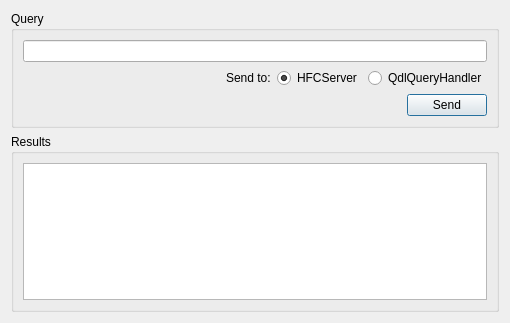
<?xml version="1.0" encoding="UTF-8"?>
<ui version="4.0">
 <class>DefaultTesterDialog</class>
 <widget class="QDialog" name="DefaultTesterDialog">
  <property name="geometry">
   <rect>
    <x>0</x>
    <y>0</y>
    <width>510</width>
    <height>323</height>
   </rect>
  </property>
  <property name="windowTitle">
   <string>DefaultTester</string>
  </property>
  <layout class="QVBoxLayout" name="verticalLayout">
   <item>
    <widget class="QGroupBox" name="groupBox">
     <property name="title">
      <string>Query</string>
     </property>
     <layout class="QVBoxLayout" name="verticalLayout_2">
      <item>
       <widget class="QLineEdit" name="queryLineEdit"/>
      </item>
      <item>
       <layout class="QHBoxLayout" name="horizontalLayout">
        <item>
         <spacer name="horizontalSpacer">
          <property name="orientation">
           <enum>Qt::Horizontal</enum>
          </property>
          <property name="sizeHint" stdset="0">
           <size>
            <width>40</width>
            <height>20</height>
           </size>
          </property>
         </spacer>
        </item>
        <item>
         <widget class="QLabel" name="label">
          <property name="text">
           <string>Send to:</string>
          </property>
         </widget>
        </item>
        <item>
         <widget class="QRadioButton" name="hfcServerRadioButton">
          <property name="text">
           <string>HFCServer</string>
          </property>
          <property name="checked">
           <bool>true</bool>
          </property>
         </widget>
        </item>
        <item>
         <widget class="QRadioButton" name="qdlQueryHandlerRadioButton">
          <property name="text">
           <string>QdlQueryHandler</string>
          </property>
         </widget>
        </item>
       </layout>
      </item>
      <item>
       <layout class="QHBoxLayout" name="horizontalLayout_2">
        <item>
         <spacer name="horizontalSpacer_2">
          <property name="orientation">
           <enum>Qt::Horizontal</enum>
          </property>
          <property name="sizeHint" stdset="0">
           <size>
            <width>40</width>
            <height>20</height>
           </size>
          </property>
         </spacer>
        </item>
        <item>
         <widget class="QPushButton" name="sendPushButton">
          <property name="text">
           <string>Send</string>
          </property>
         </widget>
        </item>
       </layout>
      </item>
     </layout>
    </widget>
   </item>
   <item>
    <widget class="QGroupBox" name="groupBox_2">
     <property name="title">
      <string>Results</string>
     </property>
     <layout class="QVBoxLayout" name="verticalLayout_3">
      <item>
       <widget class="QTableWidget" name="resultsTableWidget"/>
      </item>
     </layout>
    </widget>
   </item>
  </layout>
 </widget>
 <resources>
  <include location="DefaultTester.qrc"/>
 </resources>
 <connections/>
</ui>
